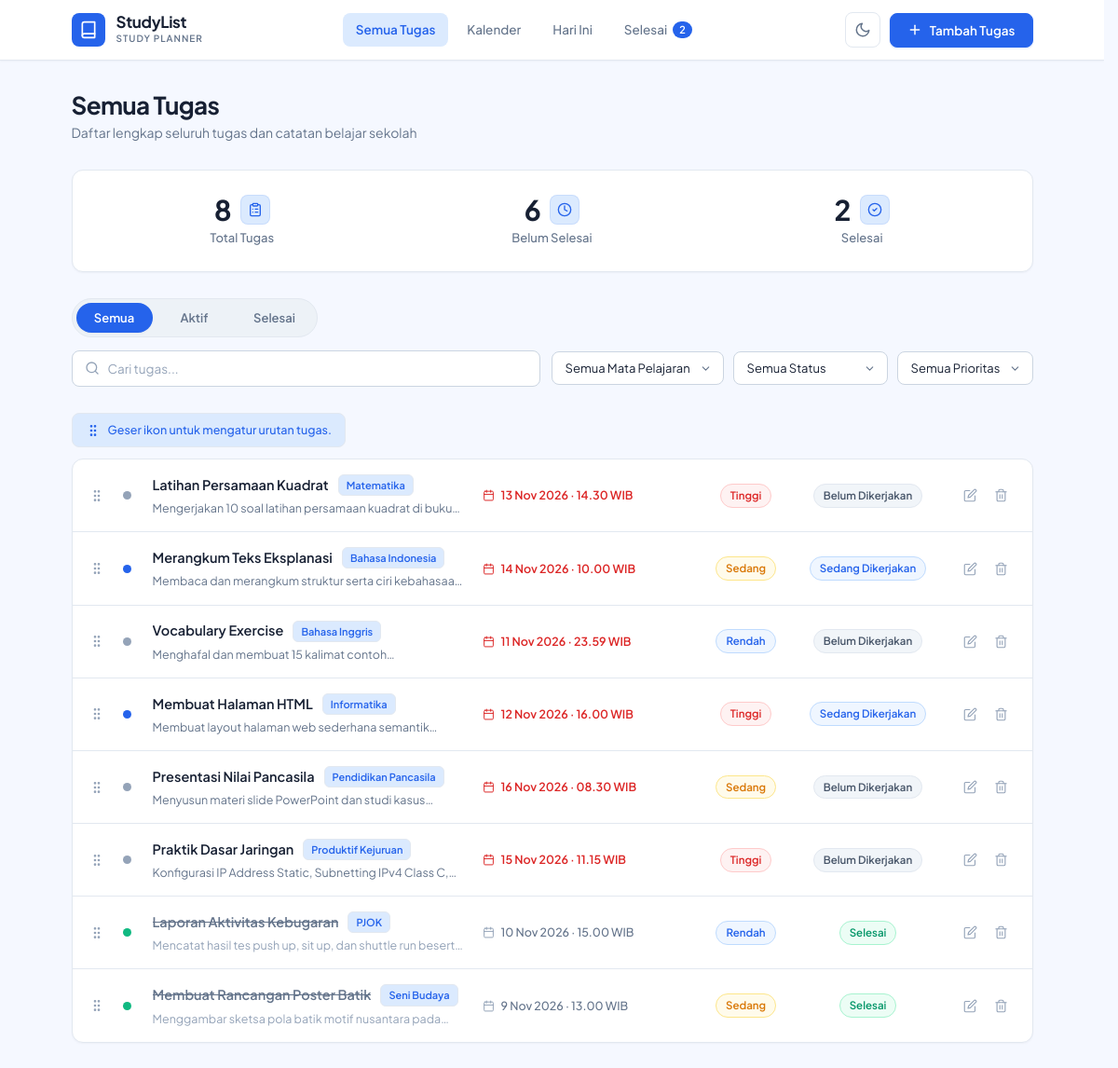
The page / on the database its author committed.
### tables this page shows
CREATE TABLE IF NOT EXISTS `tasks` (
  `id` INT UNSIGNED NOT NULL AUTO_INCREMENT,
  `subject_id` INT UNSIGNED NOT NULL,
  `title` VARCHAR(150) NOT NULL,
  `description` TEXT NULL,
  `due_date` DATE NULL,
  `due_time` TIME NULL,
  `priority` ENUM('low', 'medium', 'high') NOT NULL DEFAULT 'medium',
  `status` ENUM('pending', 'in_progress', 'completed') NOT NULL DEFAULT 'pending',
  `sort_order` INT NOT NULL DEFAULT 0,
  `created_at` TIMESTAMP NOT NULL DEFAULT CURRENT_TIMESTAMP,
  `updated_at` TIMESTAMP NOT NULL DEFAULT CURRENT_TIMESTAMP ON UPDATE CURRENT_TIMESTAMP,
  PRIMARY KEY (`id`),
  KEY `idx_tasks_subject_id` (`subject_id`),
  KEY `idx_tasks_status` (`status`),
  KEY `idx_tasks_priority` (`priority`),
  KEY `idx_tasks_due_date` (`due_date`),
  KEY `idx_tasks_sort_order` (`sort_order`),
  CONSTRAINT `fk_tasks_subject`
    FOREIGN KEY (`subject_id`)
    REFERENCES `subjects` (`id`)
    ON UPDATE CASCADE
    ON DELETE RESTRICT
);

CREATE TABLE IF NOT EXISTS `subjects` (
  `id` INT UNSIGNED NOT NULL AUTO_INCREMENT,
  `subject_name` VARCHAR(100) NOT NULL,
  `created_at` TIMESTAMP NOT NULL DEFAULT CURRENT_TIMESTAMP,
  PRIMARY KEY (`id`),
  UNIQUE KEY `uq_subject_name` (`subject_name`)
);

### index.php (the view, shortened to what the rows shown need)
<?php
require_once __DIR__ . '/config/database.php';
$currentView = $_GET['view'] ?? 'all';
switch ($currentView) {
    case 'all':
    default:
        $pageTitle = 'Semua Tugas';
        break;
}
$params = [];
$statusTab = trim($_GET['tab'] ?? 'all');
$searchQuery = trim($_GET['q'] ?? '');
$subjectFilter = (int)($_GET['subject_id'] ?? 0);
$statusFilter = trim($_GET['status'] ?? '');
$priorityFilter = trim($_GET['priority'] ?? '');
$canReorder = ($currentView === 'all' && $searchQuery === '' && $subjectFilter <= 0 && $statusFilter === '' && $priorityFilter === '' && $statusTab === 'all');
$tasks = [];
$calendarTasks = [];
if ($pdo) {
    try {
        $sql = "SELECT tasks.*, subjects.subject_name
                FROM tasks
                JOIN subjects ON tasks.subject_id = subjects.id";
        if ($canReorder) {
            $sql .= " ORDER BY tasks.sort_order ASC, tasks.id DESC";
        }
        $stmt = $pdo->prepare($sql);
        $stmt->execute($params);
        $tasks = $stmt->fetchAll();
    } catch (PDOException $e) {
        $dbError = "Gagal memuat data dari database MySQL: " . $e->getMessage();
    }
}
require_once __DIR__ . '/includes/header.php';
?>
<section class="editorial-page-header">
  <div class="header-intro">
    <h1 class="page-title"><?= e($pageTitle) ?></h1>
  </div>
</section>
<?php if ($currentView === 'calendar'): ?>
  <section class="editorial-calendar-wrapper">
    <script id="calendarTasksData" type="application/json">
      <?= json_encode($calendarTasks, JSON_HEX_TAG | JSON_HEX_APOS | JSON_HEX_AMP | JSON_HEX_QUOT) ?>
    </script>
    <div class="editorial-calendar-layout">
      <div class="calendar-card">
        <div class="calendar-header-toolbar">
          <div class="calendar-title-group">
            <h3 id="calMonthYearTitle" class="calendar-month-title">Bulan Tahun</h3>
            <span class="calendar-count-pill" id="calMonthTaskCount">0 Tugas</span>
          </div>
          <div class="calendar-nav-group">
            <button type="button" class="btn btn-editorial-outline btn-sm" id="calPrevBtn" title="Bulan Sebelumnya">
              <svg xmlns="http://www.w3.org/2000/svg" width="16" height="16" viewBox="0 0 24 24" fill="none" stroke="currentColor" stroke-width="2" stroke-linecap="round" stroke-linejoin="round">
                <polyline points="15 18 9 12 15 6"></polyline>
              </svg>
            </button>
            <button type="button" class="btn btn-editorial-outline btn-sm" id="calTodayBtn">Hari Ini</button>
            <button type="button" class="btn btn-editorial-outline btn-sm" id="calNextBtn" title="Bulan Berikutnya">
              <svg xmlns="http://www.w3.org/2000/svg" width="16" height="16" viewBox="0 0 24 24" fill="none" stroke="currentColor" stroke-width="2" stroke-linecap="round" stroke-linejoin="round">
                <polyline points="9 18 15 12 9 6"></polyline>
              </svg>
            </button>
          </div>
        </div>
        <div class="calendar-legend-bar">
          <div class="legend-chip">
            <span class="legend-dot dot-overdue"></span>
            <span>Terlewat</span>
          </div>
          <div class="legend-chip">
            <span class="legend-dot dot-today"></span>
            <span>Hari Ini</span>
          </div>
          <div class="legend-chip">
            <span class="legend-dot dot-upcoming"></span>
            <span>Mendatang</span>
          </div>
          <div class="legend-chip">
            <span class="legend-dot dot-completed"></span>
            <span>Selesai</span>
          </div>
        </div>
        <div class="calendar-weekdays">
          <div class="weekday-col">Sen</div>
          <div class="weekday-col">Sel</div>
          <div class="weekday-col">Rab</div>
          <div class="weekday-col">Kam</div>
          <div class="weekday-col">Jum</div>
          <div class="weekday-col">Sab</div>
          <div class="weekday-col">Min</div>
        </div>
        <div class="calendar-days-grid" id="calendarDaysGrid"></div>
      </div>
      <div class="calendar-detail-panel">
        <div class="panel-header-editorial">
          <div class="panel-header-titles">
            <span class="panel-eyebrow">Tenggat Waktu</span>
            <h4 id="selectedDateTitle" class="panel-date-heading">Pilih Tanggal</h4>
          </div>
          <button type="button" class="btn btn-editorial-primary btn-sm" id="btnAddTaskOnDate" title="Tambah tugas pada tanggal ini">
            <svg xmlns="http://www.w3.org/2000/svg" width="14" height="14" viewBox="0 0 24 24" fill="none" stroke="currentColor" stroke-width="2.2" stroke-linecap="round" stroke-linejoin="round">
              <line x1="12" y1="5" x2="12" y2="19"></line>
              <line x1="5" y1="12" x2="19" y2="12"></line>
            </svg>
            <span>Tambah</span>
          </button>
        </div>
        <div class="panel-tasks-list" id="selectedDateTasksList"></div>
      </div>
    </div>
  </section>
<?php else: ?>
  <section class="editorial-tasks-section">
    <?php if (empty($tasks)): ?>
      <div class="editorial-empty-state">
        <div class="empty-icon">
          <svg xmlns="http://www.w3.org/2000/svg" width="32" height="32" viewBox="0 0 24 24" fill="none" stroke="currentColor" stroke-width="1.8" stroke-linecap="round" stroke-linejoin="round">
            <circle cx="12" cy="12" r="10"></circle>
            <line x1="8" y1="12" x2="16" y2="12"></line>
          </svg>
        </div>
        <h4>Belum ada tugas yang ditemukan</h4>
        <p>
          <?php if ($searchQuery !== '' || $subjectFilter > 0 || $statusFilter !== '' || $priorityFilter !== '' || $statusTab !== 'all'): ?>
            Coba sesuaikan kata kunci pencarian atau pilihan filter di atas.
          <?php else: ?>
            Belum ada tugas pada kategori ini. Gunakan tombol <strong>Tambah Tugas</strong> di navigasi atas untuk mencatat tugas baru.
          <?php endif; ?>
        </p>
      </div>
    <?php else: ?>
      <div class="editorial-task-list" id="taskListContainer" data-can-reorder="<?= $canReorder ? 'true' : 'false' ?>">
        <?php foreach ($tasks as $task): ?>
          <?php
            $isCompleted = ($task['status'] === 'completed');
            $priorityLabels = [
                'low' => 'Rendah',
                'medium' => 'Sedang',
                'high' => 'Tinggi'
            ];
            $priorityLabel = $priorityLabels[$task['priority']] ?? 'Sedang';
            $statusLabels = [
                'pending' => 'Belum Dikerjakan',
                'in_progress' => 'Sedang Dikerjakan',
                'completed' => 'Selesai'
            ];
            $statusLabel = $statusLabels[$task['status']] ?? 'Belum Dikerjakan';
            $dueDateClass = getTaskDueStatus($task['due_date'] ?? null, $task['due_time'] ?? null, $isCompleted);
          ?>
          <article class="editorial-task-row <?= $isCompleted ? 'is-completed' : '' ?>"
                   data-id="<?= (int)$task['id'] ?>"
                   data-sort-order="<?= (int)$task['sort_order'] ?>">
            <?php if ($canReorder): ?>
              <div class="row-drag-handle js-drag-handle" title="Tarik untuk mengatur urutan tugas" aria-label="Tarik untuk mengatur urutan">
              </div>
            <?php endif; ?>
            <div class="row-indicator">
              <span class="status-indicator-dot status-<?= e($task['status']) ?>" title="<?= e($statusLabel) ?>"></span>
            </div>
            <div class="row-main">
              <div class="row-title-bar">
                <h3 class="task-title"><?= e($task['title']) ?></h3>
                <span class="subject-badge"><?= e($task['subject_name']) ?></span>
              </div>
              <?php if (!empty($task['description'])): ?>
                <p class="task-description"><?= e($task['description']) ?></p>
              <?php endif; ?>
            </div>
            <div class="row-date">
              <span class="date-chip <?= $dueDateClass ?>" title="Tenggat Pengumpulan">
                <span><?= formatDueDate($task['due_date'], $task['due_time'] ?? null) ?></span>
              </span>
            </div>
            <div class="row-priority">
              <span class="priority-chip priority-<?= e($task['priority']) ?>">
                <?= e($priorityLabel) ?>
              </span>
            </div>
            <div class="row-status">
              <span class="status-chip status-<?= e($task['status']) ?>">
                <?= e($statusLabel) ?>
              </span>
            </div>
            <div class="row-actions">
              <button type="button"
                      class="row-action-btn edit js-edit-task"
                      title="Edit Tugas"
                      data-id="<?= (int)$task['id'] ?>"
                      data-title="<?= e($task['title']) ?>"
                      data-subject-id="<?= (int)$task['subject_id'] ?>"
                      data-description="<?= e($task['description'] ?? '') ?>"
                      data-due-date="<?= e($task['due_date'] ?? '') ?>"
                      data-due-time="<?= e($task['due_time'] ?? '') ?>"
                      data-priority="<?= e($task['priority']) ?>"
                      data-status="<?= e($task['status']) ?>">
              </button>
              <button type="button"
                      class="row-action-btn delete js-delete-task"
                      title="Hapus Tugas"
                      data-id="<?= (int)$task['id'] ?>"
                      data-title="<?= e($task['title']) ?>">
              </button>
            </div>
          </article>
        <?php endforeach; ?>
      </div>
    <?php endif; ?>
  </section>
<?php endif; ?>
<?php
require_once __DIR__ . '/includes/footer.php';
?>

### rows shown on the page
tasks: title "Latihan Persamaan Kuadrat", subject.subject_name "Matematika", description "Mengerjakan 10 soal latihan persamaan kuadrat di…", due_date+due_time "13 Nov 2026 · 14.30 WIB", priority "Tinggi", status "Belum Dikerjakan"
tasks: title "Merangkum Teks Eksplanasi", subject.subject_name "Bahasa Indonesia", description "Membaca dan merangkum struktur serta ciri…", due_date+due_time "14 Nov 2026 · 10.00 WIB", priority "Sedang", status "Sedang Dikerjakan"
tasks: title "Vocabulary Exercise", subject.subject_name "Bahasa Inggris", description "Menghafal dan membuat 15 kalimat…", due_date+due_time "11 Nov 2026 · 23.59 WIB", priority "Rendah", status "Belum Dikerjakan"
tasks: title "Membuat Halaman HTML", subject.subject_name "Informatika", description "Membuat layout halaman web sederhana…", due_date+due_time "12 Nov 2026 · 16.00 WIB", priority "Tinggi", status "Sedang Dikerjakan"
tasks: title "Presentasi Nilai Pancasila", subject.subject_name "Pendidikan Pancasila", description "Menyusun materi slide PowerPoint dan studi…", due_date+due_time "16 Nov 2026 · 08.30 WIB", priority "Sedang", status "Belum Dikerjakan"
tasks: title "Praktik Dasar Jaringan", subject.subject_name "Produktif Kejuruan", description "Konfigurasi IP Address Static, Subnetting IPv4 Class…", due_date+due_time "15 Nov 2026 · 11.15 WIB", priority "Tinggi", status "Belum Dikerjakan"
tasks: title "Laporan Aktivitas Kebugaran", subject.subject_name "PJOK", description "Mencatat hasil tes push up, sit up, dan shuttle run…", due_date+due_time "10 Nov 2026 · 15.00 WIB", priority "Rendah", status "Selesai"
tasks: title "Membuat Rancangan Poster Batik", subject.subject_name "Seni Budaya", description "Menggambar sketsa pola batik motif nusantara…", due_date+due_time "9 Nov 2026 · 13.00 WIB", priority "Sedang", status "Selesai"

### other values the page prints
$completedCount "2"
$pageTitle "Semua Tugas"
$pageSubtitle "Daftar lengkap seluruh tugas dan catatan belajar sekolah"
$totalTasks "8"
$activeTasks "6"
$completedTasks "2"
